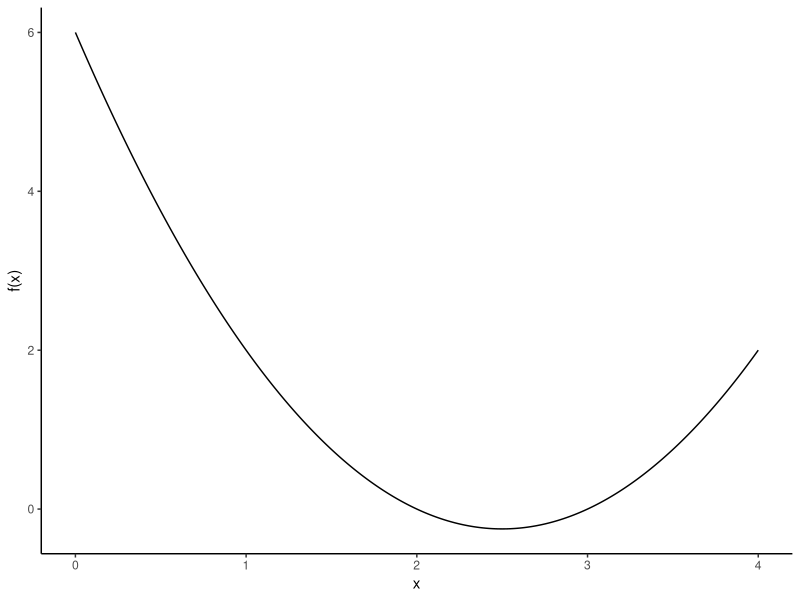
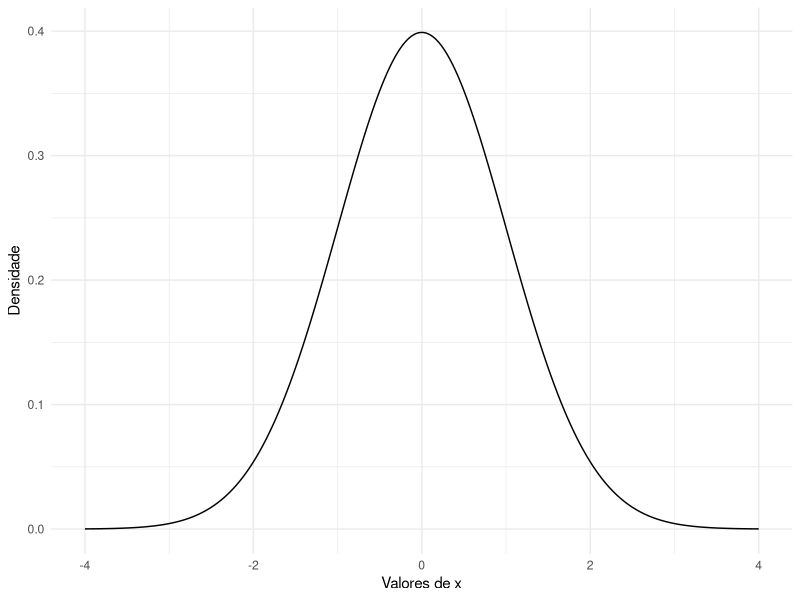
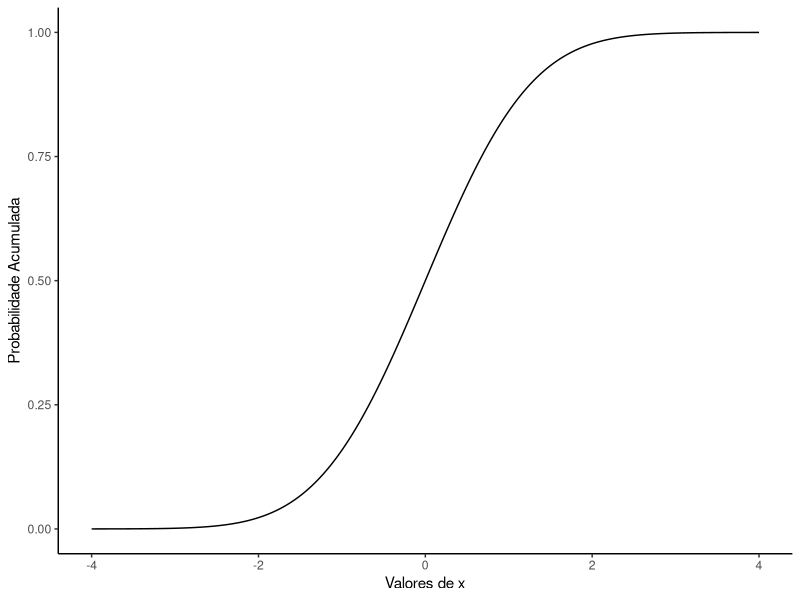
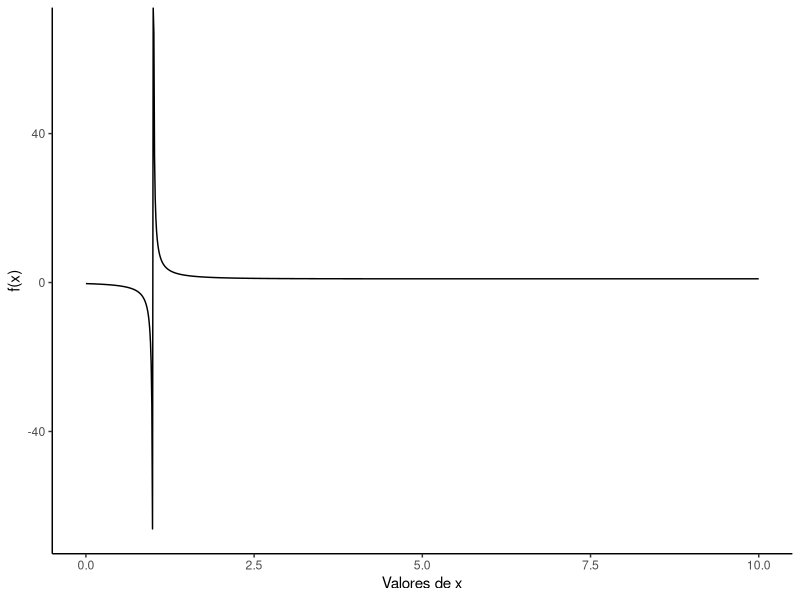
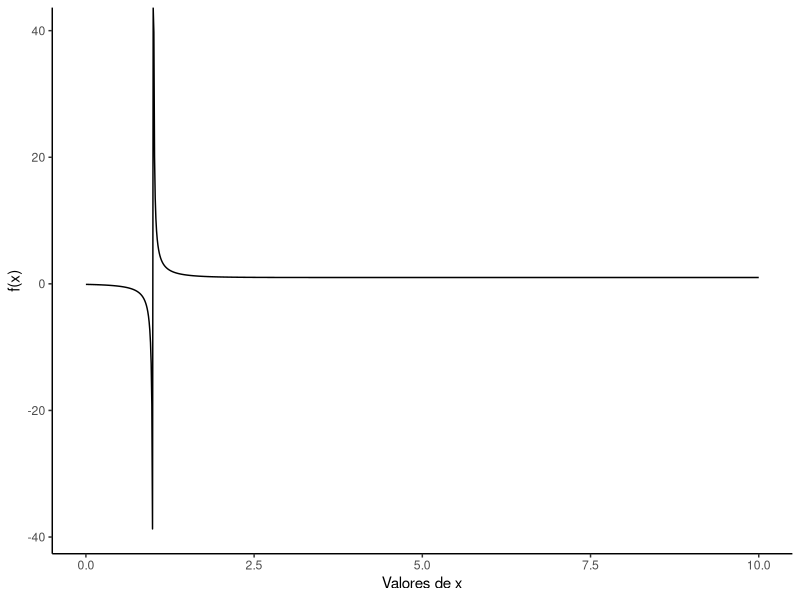

Reproduce these figures in R, in order.
## ---- chunk 1
library(ggplot2)
## ---- chunk 2
#| fig-cap: "Função Quadrática."

# Valores de x
x <- seq(0, 4, by = 0.01)

# Função quadrática
fx <- x^2 - 5 * x + 6

# Criando Data Frame para uso do ggplot2
df <- data.frame(x = x, fx = fx)

# Construindo o gráfico
ggplot(data = df, aes(x = x, y = fx)) +
  geom_line() +
  labs(x = "x", y = "f(x)") +
  theme_classic()
## ---- chunk 3
#| label: fig-2q
#| layout-ncol: 2
#| fig-cap: "Distribuição Normal"
#| fig-subcap:
#|   - "Função Densidade de Probabilidade N(0,1)"
#|   - "Função de Distribuição Acumulada N(0,1)"
#| fig-height: 6
#| fig-width: 12

# Criar um conjunto de valores para o eixo x
x <- seq(-4, 4, by = 0.01)

# Criar o data frame para os dados
dados <- data.frame(x = x, 
                    densidade = dnorm(x, mean = 0, sd = 1), 
                    acumulada = pnorm(x, mean = 0, sd = 1))

# Plotar a função densidade de probabilidade
ggplot(dados, aes(x = x, y = densidade)) +
  geom_line() +
  labs(x = "Valores de x", y = "Densidade") +
  theme_minimal()

# Plotar a função de distribuição acumulada
ggplot(dados, aes(x = x, y = acumulada)) +
  geom_line() +
  labs(x = "Valores de x", y = "Probabilidade Acumulada") +
  theme_classic()
## ---- chunk 4
#| label: fig-3q
#| layout-ncol: 2
#| fig-cap: "Funções com múltiplos parâmetros."
#| fig-subcap:
#|   - "a = 1,5; b = 1; D = 1"
#|   - "a = 1,5; b = 1; D = 1,7"
#| fig-height: 6
#| fig-width: 12

a <- 1.5
b <- 1

D1 <- 1
D2 <- 1.7

x <- seq(0, 10, by = 0.01)
fx1 <- 1 / (1 - exp(-D1*a*(x - b)))
fx2 <- 1 / (1 - exp(-D2*a*(x - b)))

df <- data.frame(x = x, fx1 = fx1, fx2 = fx2)

ggplot(data = df, aes(x = x, y = fx1)) +
  geom_line() +
  labs(x = "Valores de x",
       y = "f(x)") +
  theme_classic()

ggplot(data = df, aes(x = x, y = fx2)) +
  geom_line() +
  labs(x = "Valores de x",
       y = "f(x)") +
  theme_classic()
